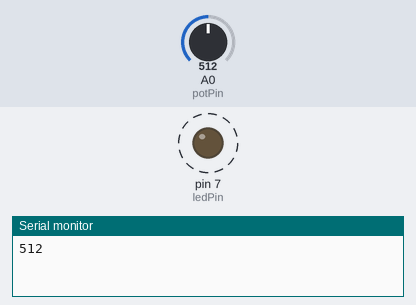
Bench run of a sketch on a simulated Arduino Uno, built with avr-gcc and run on an emulated ATmega328P. Parts: output pins drawn as LEDs (lit = HIGH), the last lines printed to the serial monitor. Dashed ring = blinking. The inputs (shaded band) are chosen by the test bench; at power-on: A0 (potPin) = 512.

Above: at 1.8 s.
1.9 s: A0 (potPin) set to 306
At 2.2 s:
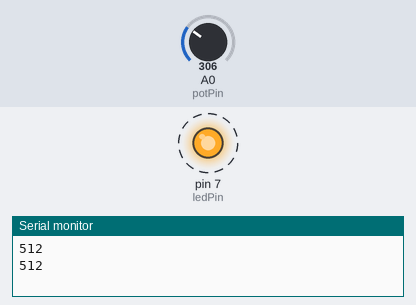
5.4 s: A0 (potPin) set to 122
At 5.56 s:
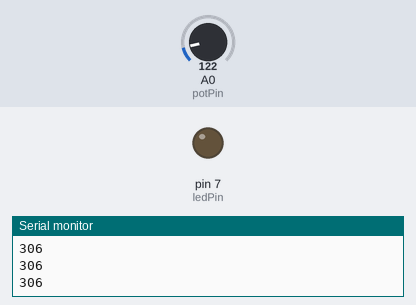
Timing chart, 0 to 14.9 s (numbered marks = the images above; inputs shaded):
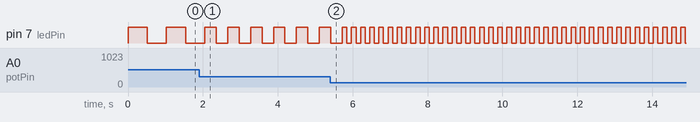

Measured:
- after the input at 1.9 s, pin 7 (ledPin): alternates HIGH for 0.31 s and LOW for 0.31 s, starting after 0.46 s
- by itself, pin 7 (ledPin): alternates HIGH for 0.51 s and LOW for 0.51 s

The sketch:

lab_2_ex_31.ino
```cpp
const int ledPin = 7 ;
const int potPin = A0;

int val = 0 ;

void setup () {
  pinMode(ledPin, OUTPUT);
  Serial.begin(9600);
}
void loop () {
  val = analogRead(potPin); // read the voltage on the pot
  digitalWrite(ledPin, HIGH);
  delay(val); // blink rate set by pot value (in milliseconds)
  digitalWrite(ledPin, LOW);
  delay(val); // turn led off for same period as it was turned on
  Serial.println(val);
}
```
